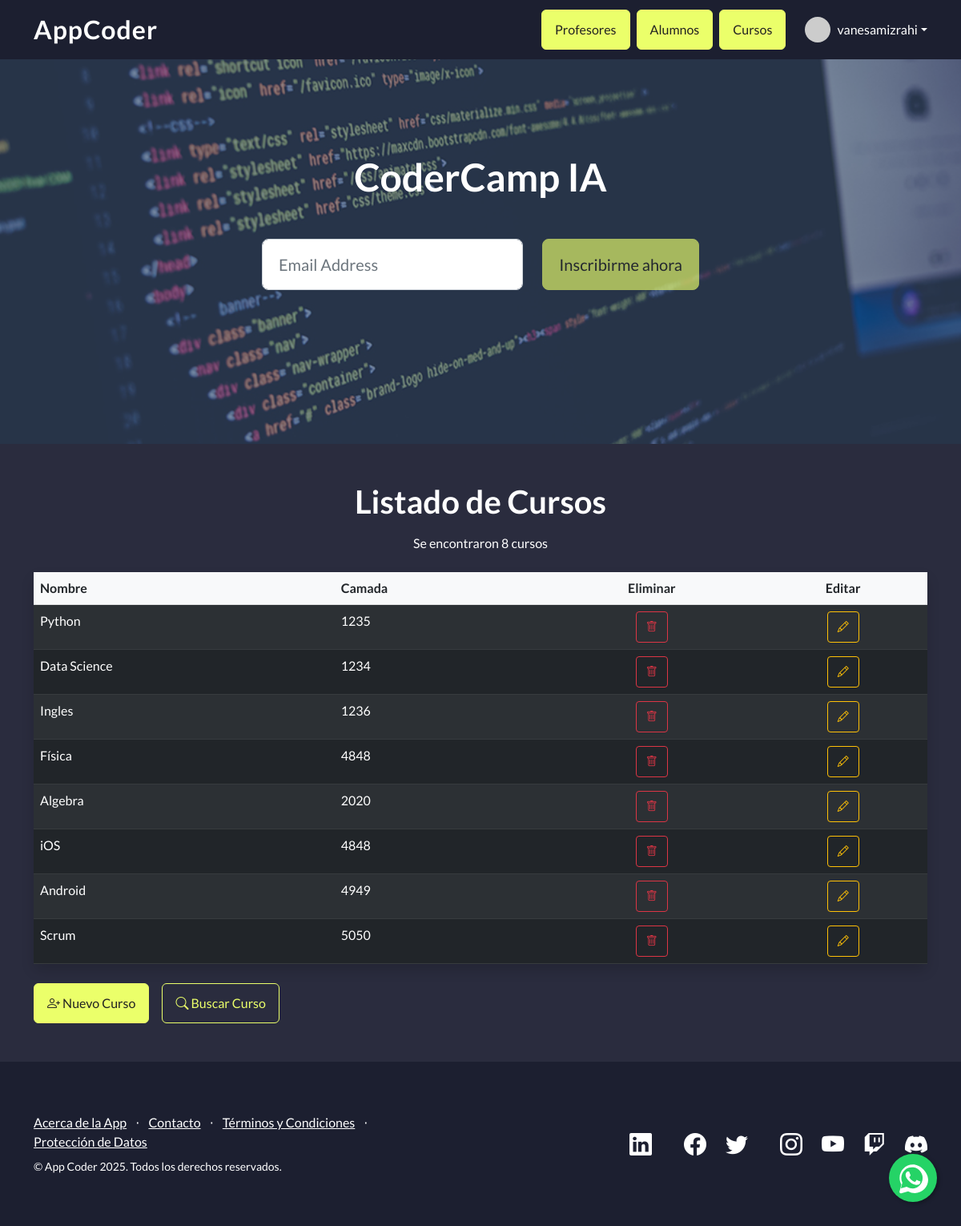
Screenshot of /AppCoder/cursos/ (signed in) with the database file from the repository.
### AppCoder/models.py (models this page shows, shortened)
class Curso(models.Model):
    nombre = models.CharField(max_length=40)
    camada = models.IntegerField()

### AppCoder/views.py (the view)
# urls.py: path('cursos/', views.cursos, name='cursos'),
def cursos(request):
    cursos_list = Curso.objects.all()
    cursos_dictionary = {
        "cursos": cursos_list
    }
    plantilla = loader.get_template("cursos.html")
    documento = plantilla.render(cursos_dictionary, request)
    return HttpResponse(documento)

### AppCoder/template/cursos.html
{% extends "padre.html" %}
{% load static %}
{% block contenido %}
<div class="container my-5 text-white">
    <h1 class="text-center mb-3">Listado de Cursos</h1>
    <p class="text-center mb-4">Se encontraron {{cursos|length}} cursos</p>
        <table class="table table-dark table-striped table-hover rounded shadow">
        <thead class="table-light text-dark">
            <tr>
                <th>Nombre</th>
                <th>Camada</th>
                <th class="text-center">Eliminar</th>
                <th class="text-center">Editar</th>
            </tr>
        </thead>
        <tbody>
            {% for curso in cursos %}
            <tr>
                <td>{{ curso.nombre }}</td>
                <td>{{ curso.camada }}</td>
                <td class="text-center">
                    <a href="{% url 'eliminar_curso' curso.id %}" class="btn btn-sm btn-outline-danger"
                    title="Eliminar" onclick="return confirm('¿Seguro que deseas eliminar este curso?');">
                        <i class="bi bi-trash"></i>
                    </a>
                </td>
                <td class="text-center">
                    <a href="{% url 'editar_curso' curso.id %}" class="btn btn-sm btn-outline-warning"
                    title="Editar">
                        <i class="bi bi-pencil"></i>
                    </a>
                </td>
            </tr>
            {% endfor %}
        </tbody>
    </table>
    <div class="mt-4 d-flex gap-3">
        <a href="{% url 'curso_formulario' %}" class="btn btn-primary text-white">
            <i class="bi bi-person-plus"></i> Nuevo Curso
        </a>
        <a href="{% url 'buscar_curso' %}" class="btn btn-outline-primary text-white">
            <i class="bi bi-search"></i> Buscar Curso
        </a>
    </div>
</div>
{% endblock %}

### AppCoder/template/padre.html (shortened to what this page needs)
{% load static %}
<!DOCTYPE html>
<html lang="en">
<head>
    <link href="https://cdn.jsdelivr.net/npm/bootstrap-icons@1.5.0/font/bootstrap-icons.css" rel="stylesheet"
        type="text/css" />
    <link href="{% static 'AppCoder/css/styles.css' %}" rel="stylesheet" />
    <link href="https://cdn.jsdelivr.net/npm/bootstrap-icons/font/bootstrap-icons.css" rel="stylesheet">
</head>
<body>
    <nav class="navbar navbar-light fixed-top" style="background-color: rgb(28, 31, 48)">
        <div class="container d-flex justify-content-between align-items-center">
            <a class="navbar-brand text-white fw-bold" style="letter-spacing:1px; font-size:2rem;"
                href="{% url 'inicio' %}">AppCoder</a>
            <div class="d-flex align-items-center gap-2 ms-auto">
                {% if user.is_authenticated %}
                <a class="btn btn-primary" href="{% url 'profesores' %}">Profesores</a>
                <a class="btn btn-primary" href="{% url 'alumnos' %}">Alumnos</a>
                <a class="btn btn-primary" href="{% url 'cursos' %}">Cursos</a>
                <div class="dropdown ms-3">
                    <a class="d-flex align-items-center text-white text-decoration-none dropdown-toggle" href="#"
                        role="button" id="userDropdown" data-bs-toggle="dropdown" aria-expanded="false">
                        <img src="https://ui-avatars.com/api/?name={{ user.username }}&background=random&color=fff"
                            alt="Avatar" width="32" height="32" class="rounded-circle me-2">
                        <span>{{ user.username }}</span>
                    </a>
                </div>
                {% else %}
                <a class="btn" style="background-color: rgb(233, 144, 255); color: rgb(105, 27, 123); border: none;"
                    href="{% url 'login' %}">Iniciar Sesión</a>
                <a class="btn" style="background-color: rgb(233, 144, 255); color: rgb(105, 27, 123); border: none;"
                    href="{% url 'signup' %}">Registrate</a>
                {% endif %}
            </div>
        </div>
    </nav>
    <header class="masthead">
        <div class="container position-relative">
            <div class="row justify-content-center">
                <div class="col-xl-6">
                    <div class="text-center text-white">
                        <h1 class="mb-5">CoderCamp IA</h1>
                        <form class="form-subscribe" id="contactForm"
                            data-sb-form-api-token="23ec1bc0-2f1a-4fa4-b7f5-516d4bdc8510">
                            <div class="row">
                                <div class="col">
                                    <input class="form-control form-control-lg" id="emailAddress" type="email"
                                        placeholder="Email Address" data-sb-validations="required,email" />
                                </div>
                                <div class="col-auto">
                                    <button class="btn btn-primary btn-lg disabled" id="submitButton"
                                        type="submit">Inscribirme ahora</button>
                                </div>
                            </div>
                        </form>
                    </div>
                </div>
            </div>
        </div>
    </header>
    {% block contenido %}
    {% endblock %}
    <footer class="footer" style="background-color: rgb(28, 31, 48); color: #fff;">
        <div class="container">
            <div class="row">
                <div class="col-lg-6 h-100 text-center text-lg-start my-auto">
                    <ul class="list-inline mb-2">
                        <li class="list-inline-item"><a class="text-white" href="https://www.coderhouse.com/ar"
                                target="_blank">Acerca de la App</a></li>
                        <li class="list-inline-item text-white">⋅</li>
                        <li class="list-inline-item"><a class="text-white" href="{% url 'contacto' %}">Contacto</a></li>
                        <li class="list-inline-item text-white">⋅</li>
                        <li class="list-inline-item"><a class="text-white" href="https://www.coderhouse.com/ar/legales"
                                target="_blank">Términos y Condiciones</a></li>
                        <li class="list-inline-item text-white">⋅</li>
                        <li class="list-inline-item"><a class="text-white"
                                href="https://www.coderhouse.com/ar/proteccion-de-datos" target="_blank">Protección de
                                Datos</a></li>
                    </ul>
                    <p class="text-white small mb-4 mb-lg-0">&copy; App Coder 2025. Todos los derechos reservados.  </p>
                </div>
                <div class="col-lg-6 h-100 text-lg-end my-auto">
                    <ul class="list-inline mb-0 d-flex justify-content-end gap-3">
                        <li class="list-inline-item me-4">
                            <a href="https://www.linkedin.com/school/coderhouse/posts/?feedView=all" target="_blank">
                                <i class="bi-linkedin fs-3 text-white"></i>
                            </a>
                        </li>
                        <li class="list-inline-item">
                            <a href="https://www.facebook.com/Coderhouse/" target="_blank">
                                <i class="bi-facebook fs-3 text-white"></i>
                            </a>
                        </li>
                        <li class="list-inline-item me-4">
                            <a href="https://twitter.com/coderhouse" target="_blank">
                                <i class="bi-twitter fs-3 text-white"></i>
                            </a>
                        </li>
                        <li class="list-inline-item">
                            <a href="https://www.instagram.com/coderhouse/" target="_blank">
                                <i class="bi-instagram fs-3 text-white"></i>
                            </a>
                        </li>
                        <li class="list-inline-item">
                            <a href="https://www.youtube.com/channel/UCeFRG6700bzqYI0M_9vyelw/videos" target="_blank">
                                <i class="bi-youtube fs-3 text-white"></i>
                            </a>
                        </li>
                        <li class="list-inline-item">
                            <a href="https://www.twitch.tv/coderhouse" target="_blank">
                                <i class="bi-twitch fs-3 text-white"></i>
                            </a>
                        </li>
                        <li class="list-inline-item">
                            <a href="https://discord.com/invite/js5X5SDYSr" target="_blank">
                                <i class="bi-discord fs-3 text-white"></i>
                            </a>
                        </li>
                    </ul>
                </div>
            </div>
        </div>
    </footer>
    <a href="https://api.whatsapp.com/send/?phone=5491156175099&text=Hola+Coderhouse%21+Tengo+una+consulta+sobre&type=phone_number&app_absent=0"
        class="whatsapp-float" target="_blank" title="Contactar por WhatsApp">
    </a>
</body>
</html>

### AppCoder/template/padre.html (style rules this page uses)
body { background-color: rgb(42, 44, 62) !important; color: #fff !important; }
.btn-primary { background-color: rgb(235, 255, 106) !important; border-color: rgb(235, 255, 106) !important; color: #222 !important; }
.btn-outline-primary, .btn-primary:focus { color: rgb(235, 255, 106) !important; border-color: rgb(235, 255, 106) !important; }
.whatsapp-float { position: fixed; width: 60px; height: 60px; bottom: 30px; right: 30px; z-index: 100; background-color: #25d366; border-radius: 50%; display: flex; align-items: center; justify-content: center; box-shadow: 2px 2px 5px rgba(0, 0, 0, 0.3); }

### rows the page displays
Curso: nombre "Python", camada "1235"
Curso: nombre "Data Science", camada "1234"
Curso: nombre "Ingles", camada "1236"
Curso: nombre "Física", camada "4848"
Curso: nombre "Algebra", camada "2020"
Curso: nombre "iOS", camada "4848"
Curso: nombre "Android", camada "4949"
Curso: nombre "Scrum", camada "5050"

### other values shown
{{ user.username }} "vanesamizrahi"
{{ cursos|length }} "8"
